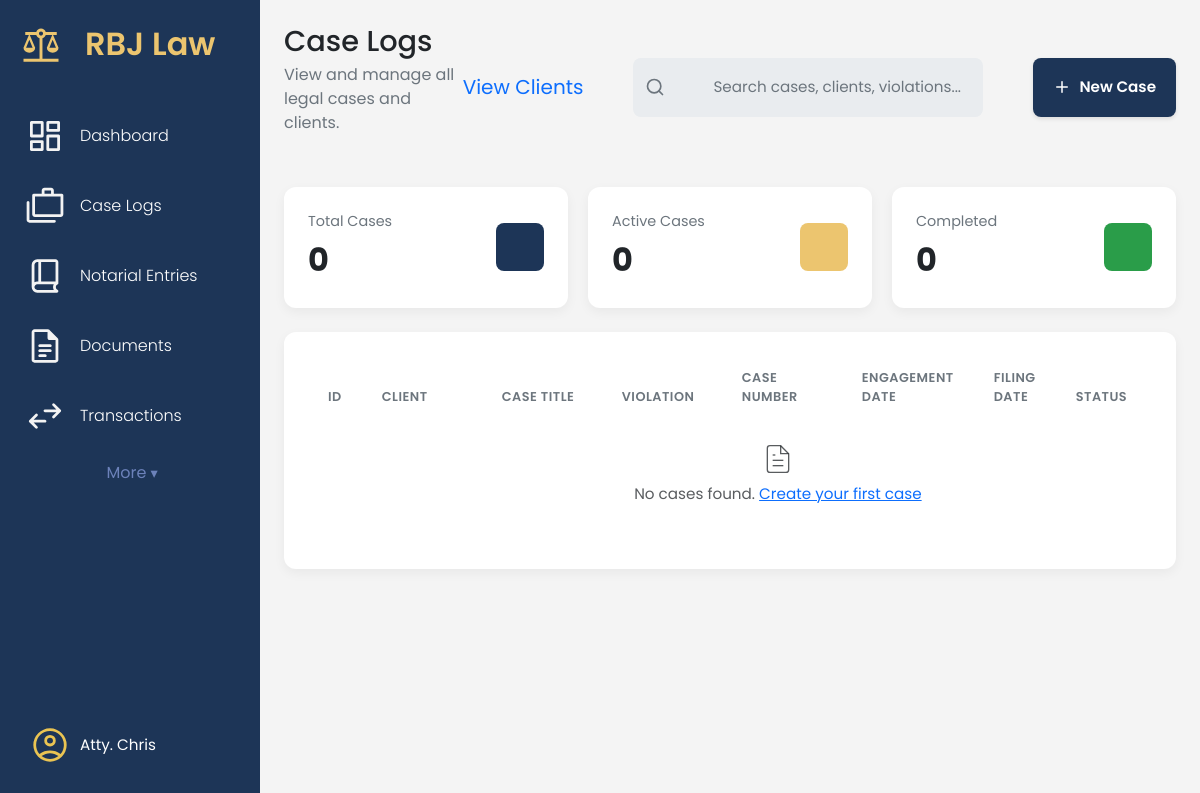
/cases/ (signed in), run on an earlier commit of the app's database.
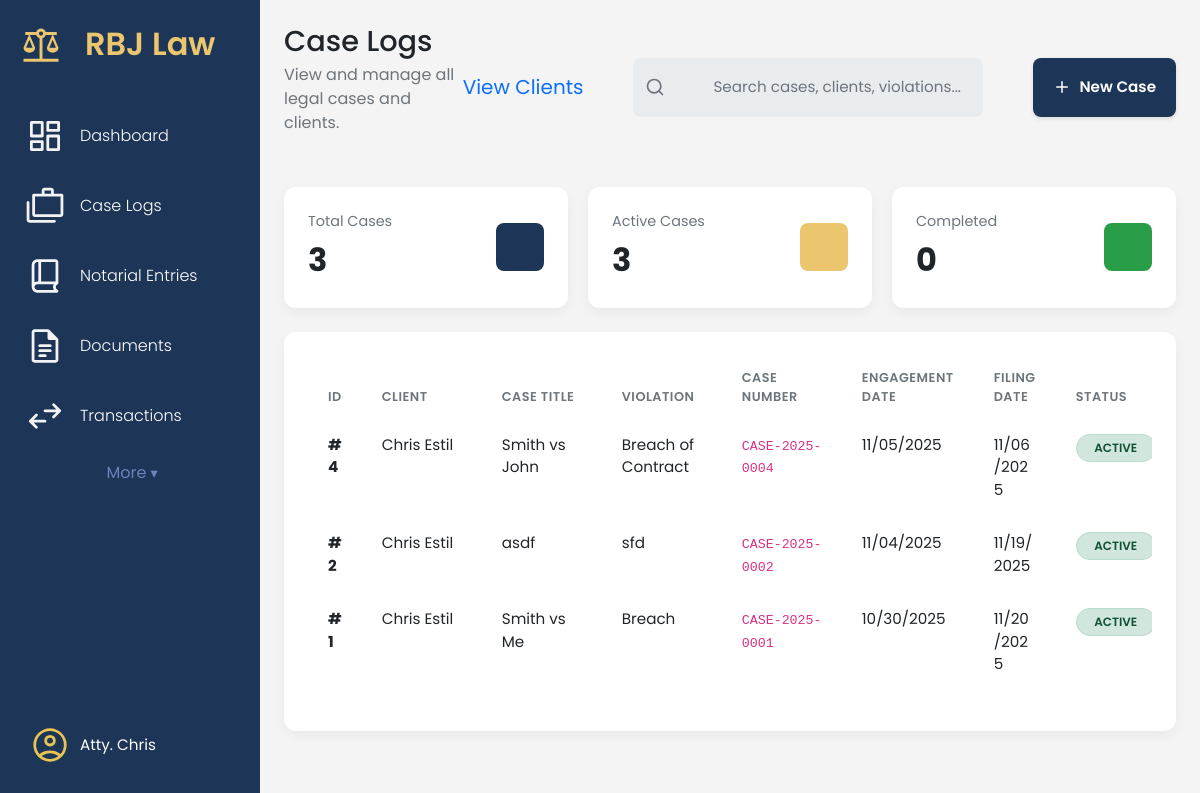
And on a later commit of the database.
### app/models/case_mdl.py (models this page shows, shortened)
class Case(db.Model):
    __tablename__ = 'cases'
    id = db.Column(db.Integer, primary_key=True)
    case_number = db.Column(db.String(100), unique=True, nullable=False)
    title = db.Column(db.String(255), nullable=False)
    case_type = db.Column(db.String(100), nullable=False)
    violation = db.Column(db.String(255), nullable=True)
    status = db.Column(db.String(50), default='active', nullable=False)
    engagement_date = db.Column(db.Date, nullable=False)
    filing_date = db.Column(db.Date, nullable=True)
    client_id = db.Column(db.Integer, db.ForeignKey('clients.id'), nullable=False)
    assigned_attorney_id = db.Column(db.Integer, db.ForeignKey('users.id'), nullable=True)
    created_at = db.Column(db.DateTime, default=datetime.utcnow)
    updated_at = db.Column(db.DateTime, default=datetime.utcnow, onupdate=datetime.utcnow)
    client = db.relationship('Client', backref='cases', lazy=True)
    assigned_attorney = db.relationship('User', backref='assigned_cases', lazy=True)

### app/models/client_mdl.py (models this page shows, shortened)
class Client(db.Model):
    __tablename__ = 'clients'
    id = db.Column(db.Integer, primary_key=True)
    client_first_name = db.Column(db.String(100), nullable=False)
    client_last_name = db.Column(db.String(100), nullable=False)
    client_address = db.Column(db.String(255), nullable=False)
    client_email = db.Column(db.String(120), nullable=False, unique=True)
    client_phone = db.Column(db.String(50))
    client_role = db.Column(db.String(50))
    notes = db.Column(db.Text)
    transaction_items = db.relationship('TransactionItem', backref='client', lazy=True)
    @property
    def full_name(self):
        return f"{self.client_first_name} {self.client_last_name}"

### app/routes/case_routes.py (the view)
@case_bp.route('/')
@login_required
def list_cases():
    cases = CaseService.get_all_cases()
    return render_template('cases/list.html', cases=cases)

### app/services/case_service.py (called while the page is built)
    @staticmethod
    def get_all_cases():
        from app.models.case_mdl import Case
        return Case.query.order_by(Case.created_at.desc()).all()

### app/templates/cases/list.html (shortened to what this page needs)
{% extends "base.html" %}
{% block content %}
<main class="dashboard-content">
    <header class="dashboard-header">
        <div>
            <h1>Case Logs</h1>
            <p>View and manage all legal cases and clients.</p>
        </div>
        <div class="dashboard-actions"
            style="display: flex; justify-content: space-between; flex-shrink: 0; gap: 50px;">
            <a style="font-size: 20px; align-self: center; text-decoration: none;"
                href="{{ url_for('clients.clients_page') }}">View Clients</a>
            <div class="search-bar">
                <svg class="search-bar__icon" xmlns="http://www.w3.org/2000/svg" width="20" height="20"
                    viewBox="0 0 24 24" fill="none" stroke="currentColor" stroke-width="2" stroke-linecap="round"
                    stroke-linejoin="round">
                    <circle cx="11" cy="11" r="8"></circle>
                    <line x1="21" y1="21" x2="16.65" y2="16.65"></line>
                </svg>
                <input class="search-bar__input" type="text" placeholder="Search cases, clients, violations...">
            </div>
            <a href="{{ url_for('case.create_case') }}" class="btn btn-primary">
                <svg class="btn-icon-left" xmlns="http://www.w3.org/2000/svg" viewBox="0 0 24 24" fill="none"
                    stroke="currentColor" stroke-width="2" stroke-linecap="round" stroke-linejoin="round">
                    <line x1="12" y1="5" x2="12" y2="19"></line>
                    <line x1="5" y1="12" x2="19" y2="12"></line>
                </svg>
                New Case
            </a>
        </div>
    </header>
    <section class="dashboard-cards">
        <div class="data-card">
            <div class="data-card__info">
                <span class="data-card__title">Total Cases</span>
                <span class="data-card__value">{{ cases|length }}</span>
            </div>
            <div class="data-card__icon data-card__icon--blue"></div>
        </div>
        <div class="data-card">
            <div class="data-card__info">
                <span class="data-card__title">Active Cases</span>
                <span class="data-card__value">
                    {{ cases|selectattr('status', 'equalto', 'active')|list|length }}
                </span>
            </div>
            <div class="data-card__icon data-card__icon--gold"></div>
        </div>
        <div class="data-card">
            <div class="data-card__info">
                <span class="data-card__title">Completed</span>
                <span class="data-card__value">
                    {{ cases|selectattr('status', 'equalto', 'completed')|list|length }}
                </span>
            </div>
            <div class="data-card__icon data-card__icon--green"></div>
        </div>
    </section>
    <section class="dashboard-panels-bottom dashboard-panels-bottom--single">
        <div class="panel-card" style="width: 100%;">
            <div class="table-wrapper panel-card__body">
                <table class="table client-table">
                    <colgroup>
                        <col class="short">
                        <col class="medium">
                        <col class="medium">
                        <col class="medium">
                        <col class="medium">
                        <col class="medium">
                        <col class="numeric">
                        <col class="short">
                    </colgroup>
                    <thead>
                        <tr>
                            <th data-sort-key="id">ID</th>
                            <th data-sort-key="client">Client</th>
                            <th data-sort-key="case-title">Case Title</th>
                            <th data-sort-key="violation">Violation</th>
                            <th data-sort-key="case-number">Case Number</th>
                            <th data-sort-key="engagement-date">Engagement Date</th>
                            <th data-sort-key="filing-date">Filing Date</th>
                            <th data-sort-key="status">Status</th>
                            <th>Actions</th>
                        </tr>
                    </thead>
                    <tbody>
                        {% for case in cases %}
                        <tr>
                            <td><strong>#{{ case.id }}</strong></td>
                            <td>
                                {% if case.client %}
                                {{ case.client.full_name }}
                                {% else %}
                                <span class="text-muted">No Client</span>
                                {% endif %}
                            </td>
                            <td>{{ case.title }}</td>
                            <td>{{ case.violation or 'N/A' }}</td>
                            <td><code>{{ case.case_number }}</code></td>
                            <td>{{ case.engagement_date.strftime('%m/%d/%Y') }}</td>
                            <td>
                                {% if case.filing_date %}
                                {{ case.filing_date.strftime('%m/%d/%Y') }}
                                {% else %}
                                <span class="text-muted">Not filed</span>
                                {% endif %}
                            </td>
                            <td>
                                <span class="status-tag status-tag--{{ case.status }}">
                                    {{ case.status|title }}
                                </span>
                            </td>
                        </tr>
                        {% else %}
                        <tr>
                            <td colspan="9" class="text-center py-4">
                                <div class="text-muted">
                                    <p class="mb-0">No cases found. <a href="{{ url_for('case.create_case') }}">Create
                                            your first case</a></p>
                                </div>
                            </td>
                        </tr>
                        {% endfor %}
                    </tbody>
                </table>
            </div>
        </div>
    </section>
</main>
{% endblock %}

### app/templates/base.html (shortened to what this page needs)
<!DOCTYPE html>
<html lang="en">
<head>
    <link rel="stylesheet" href="{{ url_for('static', filename='vendor/bootstrap/css/bootstrap.min.css') }}">
    <link rel="stylesheet" href="{{ url_for('static', filename='css/main.css') }}">
</head>
<body>
    <aside class="sidebar">
        <div class="sidebar-header">
            <img src="{{ url_for('static', filename='img/scales-of-justice.svg') }}" alt="logo">
            <h2>RBJ Law</h2>
        </div>
        <ul class="sidebar-links">
            <li><a href="{{ url_for('dashboard.dashboard_page') }}"><span><img
                            src="{{ url_for('static', filename='img/dashboard.svg') }}" alt=""></span>Dashboard</a></li>
            <li><a href="{{ url_for('case.list_cases') }}"><span><img
                            src="{{ url_for('static', filename='img/cases.svg') }}" alt=""></span>Case Logs</a></li>
            <li><a href="{{ url_for('notarial_entries.notarial_entries_page') }}"><span><img
                            src="{{ url_for('static', filename='img/book.svg') }}" alt=""></span>Notarial
                    Entries</a> </li>
            <li><a href="{{ url_for('documents.documents_page') }}"><span><img
                            src="{{ url_for('static', filename='img/documents.svg') }}" alt=""></span>Documents</a></li>
            <li role="none"><a role="menuitem" href="{{ url_for('transaction.transactions_page') }}">
                    <span><img src="{{ url_for('static', filename='img/transaction.svg') }}" alt=""></span>Transactions
                </a></li>
            <li class="has-submenu">
                <button class="submenu-toggle" aria-expanded="false" aria-haspopup="true">
                    More
                    <span class="chev" aria-hidden="true">▾</span>
                </button>
            </li>
        </ul>
        <div class="sidebar-footer">
            <button class="avatar-btn" id="avatarBtn">
                <img src="{{ url_for('static', filename='img/avatar.svg') }}" alt="User Avatar">
                <span>Atty. Chris</span>
            </button>
        </div>
    </aside>
    <div class="page-container">
        {% block content %}{% endblock %}
    </div>
</body>
</html>

### app/static/css/main.css (style rules this page uses)
.sidebar-links .has-submenu { position: relative; display: block; }
.submenu-toggle { align-items: center; gap: 0.75rem; width: 100%; padding: 0.6rem 0.75rem; border: 0; background: transparent; color: rgba(152, 173, 241, 0.644); cursor: pointer; font: inherit; }
.submenu-toggle .chev { margin-left: auto; font-size: 0.9rem; transition: transform .18s ease; }
.status-tag { display: inline-block; padding: 4px 10px; border-radius: 20px; font-size: 0.75rem; font-weight: 600; text-transform: uppercase; }
.status-tag--active { background-color: #d1e7dd; color: #0f5132; border: 1px solid #badbcc; }

### app/static/css/components/sidebar.css (style rules this page uses)
.sidebar-header img { width: 42px; }
body { min-height: 100vh; background-color: aliceblue; }
.sidebar { display: flex; position: fixed; flex-direction: column; justify-content: space-between; top: 0; left: 0; height: 100%; width: 260px; background-color: var(--color-card-blue); padding: 25px 20px; }
.sidebar-header { display: flex; align-items: flex-start; margin-bottom: 30px; }
.sidebar-header h2 { font-size: 1.25 rem; font-weight: 600; color: var(--color-card-gold); margin-left: 23px; }
.sidebar-links { list-style: none; margin-top: 20; padding-left: 0; }
.sidebar-links li a { display: flex; align-items: center; gap: 0 15px; color: white; font-weight: 300; padding: 15px 5px; white-space: nowrap; text-decoration: none; }
.sidebar-footer { display: flex; flex-direction: column; align-items: center; position: relative; margin-top: auto; }
.avatar-btn { display: flex; align-items: center; gap: 10px; background: none; border: none; color: white; cursor: pointer; width: 100%; padding: 10px; font-size: 0.95rem; }
.avatar-btn img { width: 40px; height: 40px; border-radius: 50%; }

### app/static/css/base/_variable.css (style rules this page uses)
:root { --color-bg-primary: #F4F4F4; --color-bg-secondary: #FFFFFF; --color-bg-search: #E9ECEF; --color-text-primary: #212529; --color-text-secondary: #6C757D; --color-text-white: #FFFFFF; --color-card-blue: #1D3557; --color-card-gold: #ecc56f; --color-card-green: #2A9D49; --shadow-light: 0 4px 12px rgba(0, 0, 0, 0.05); --border-radius-m: 12px; --border-radius-s: 8px; }

### app/static/css/components/_dashboard.css (style rules this page uses)
.page-container { margin-left: 260px; min-height: 100vh; }
.dashboard-content { padding: 24px; }
.dashboard-header { display: flex; justify-content: space-between; align-items: center; margin-bottom: 24px; padding-bottom: 12px; border-bottom: 1px solid var(--color-border-light); }
.dashboard-header h1 { margin: 0; font-size: 1.8rem; color: var(--color-text-primary); }
.dashboard-header p { margin-top: 4px; color: var(--color-text-secondary); }
.dashboard-cards { display: grid; grid-template-columns: repeat(auto-fit, minmax(280px, 1fr)); gap: 20px; margin-block: 24px; }
.dashboard-panels-bottom { display: grid; grid-template-columns: 1fr 1fr; gap: 20px; margin-bottom: 24px; margin-top: 24px; }
.dashboard-panels-bottom--single { display: flex; }
.panel-card { background-color: var(--color-bg-secondary); padding: 24px; border-radius: var(--border-radius-m); box-shadow: var(--shadow-light); }
body { background-color: var(--color-bg-primary); font-family: -apple-system, BlinkMacSystemFont, "Segoe UI", Roboto, Helvetica, Arial, sans-serif; }

### app/static/css/components/_data-card.css (style rules this page uses)
.data-card { display: flex; justify-content: space-between; align-items: center; background-color: var(--color-bg-secondary); padding: 24px; border-radius: var(--border-radius-m); box-shadow: var(--shadow-light); }
.data-card__info { display: flex; flex-direction: column; }
.data-card__title { font-size: 0.9rem; color: var(--color-text-secondary); margin-bottom: 4px; }
.data-card__value { font-size: 2rem; font-weight: 700; color: var(--color-text-primary); }
.data-card__icon { width: 48px; height: 48px; border-radius: var(--border-radius-s); }
.data-card__icon--blue { background-color: var(--color-card-blue); }
.data-card__icon--gold { background-color: var(--color-card-gold); }
.data-card__icon--green { background-color: var(--color-card-green); }

### app/static/css/components/_search-bar.css (style rules this page uses)
.search-bar { display: flex; align-items: center; background-color: var(--color-bg-search); border-radius: var(--border-radius-s); padding: 8px 12px; max-width: 500px; }
.search-bar__icon { color: var(--color-text-secondary); margin-right: 8px; flex-shrink: 0; }
.search-bar__input { width: 100%; border: none; outline: none; background-color: transparent; font-size: 1rem; color: var(--color-text-primary); }
.search-bar__input::placeholder { color: var(--color-text-secondary); }

### app/static/css/components/_status-tag.css (style rules this page uses)
.status-tag { font-size: 0.8rem; font-weight: 600; padding: 4px 10px; border-radius: 20px; text-align: center; flex-shrink: 0; min-width: 80px; }

What changed in the data, as far as the page shows it:
added Case: id "4", client.full_name "Chris Estil", title "Smith vs John", violation "Breach of Contract", case_number "CASE-2025-0004", engagement_date "11/05/2025", filing_date "11/06/2025", status "ACTIVE"
added Case: id "2", client.full_name "Chris Estil", title "asdf", violation "sfd", case_number "CASE-2025-0002", engagement_date "11/04/2025", filing_date "11/19/2025", status "ACTIVE"
added Case: id "1", client.full_name "Chris Estil", title "Smith vs Me", violation "Breach", case_number "CASE-2025-0001", engagement_date "10/30/2025", filing_date "11/20/2025", status "ACTIVE"
Also different on the page:
{{ cases|length }}: "0" → "3"
{{ cases|selectattr('status', 'equalto', 'active')|list|length }}: "0" → "3"
text no longer shown: "No cases found. Create your first case"
